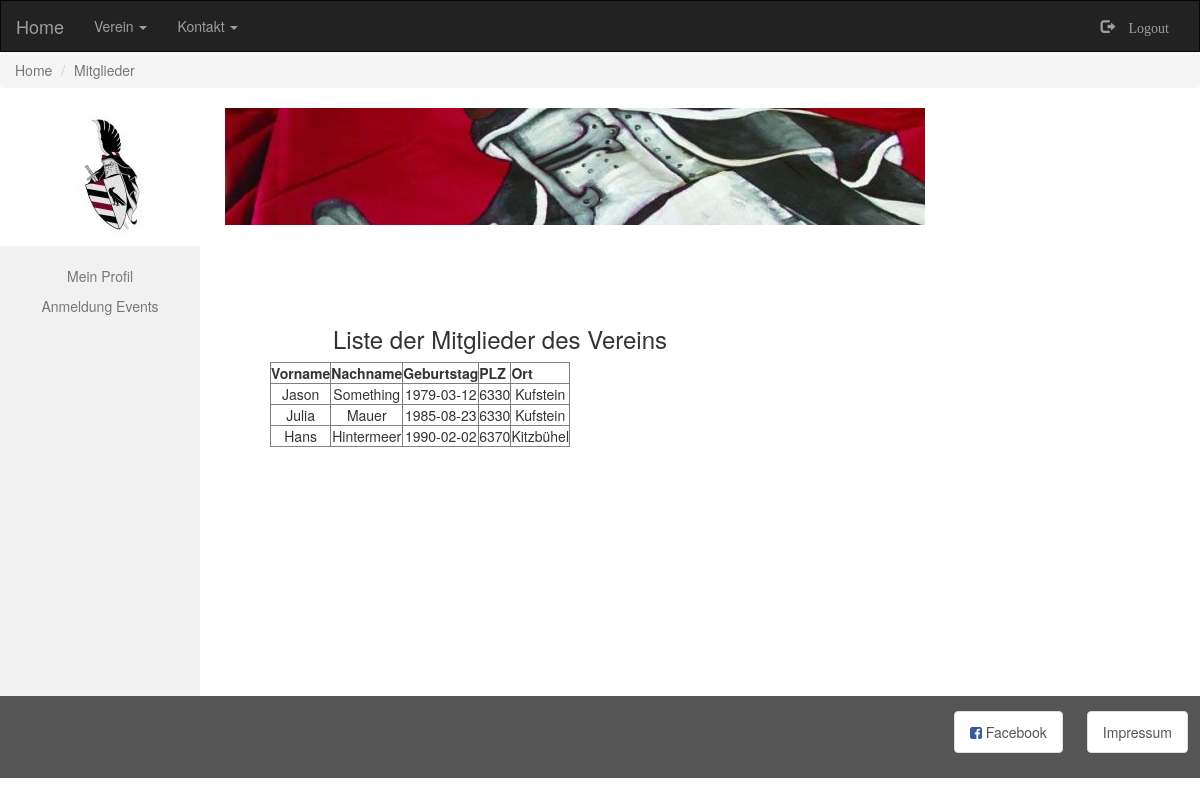
/mitglieder.php (signed in), run on the app's committed database.
### tables this page shows
CREATE TABLE `benutzer` (
  `userid` int(100) UNSIGNED NOT NULL,
  `fname` varchar(20) NOT NULL,
  `lname` varchar(20) NOT NULL,
  `username` varchar(20) NOT NULL,
  `userpassword` varchar(18) NOT NULL,
  `birthdate` date NOT NULL,
  `email` varchar(30) NOT NULL,
  `adress` varchar(50) NOT NULL,
  `plz` int(10) UNSIGNED NOT NULL,
  `ort` varchar(20) NOT NULL,
  `funktion` varchar(100) NOT NULL,
  `skills` varchar(100) NOT NULL,
  `interests` varchar(100) NOT NULL,
  `besucherid` int(11) DEFAULT NULL,
  `anumber` varchar(5) NOT NULL
);

### mitglieder.php (the view, shortened to what this page needs)
<?php
if (isset($_SESSION["username"])) {
include('php'.DIRECTORY_SEPARATOR.'nav_logout.php'); ?>
<ol class="breadcrumb">
    <li class="active">Home</li>
    <li><a href="#">Mitglieder</a></li>
</ol>
<?php
include('php'.DIRECTORY_SEPARATOR.'header.php')
?>
<div class="container-fluid text-center">
    <div class="row content">
        <div class="col-xs-2 sidenav">
            <p><a href="profile.php" id="navlink">Mein Profil</a></p>
            <p><a href="events.php" id="navlink">Anmeldung Events</a></p>
        </div>
        <div class="col-xs-6 text-left">
            <br>
            <br>
            <br>
            <?php
            include(__DIR__.'/database/dbNewConnection.php');
            $query = "SELECT fname,lname,birthdate,plz,ort
          FROM benutzer;";
            $results = mysqli_query($connection, $query) or die('Abfrage konnte nicht verarbeitet werden');
            ?>
            <!DOCTYPE html>
            <html lang="de">
            <head>
            </head>
            <body>
            <section>
                <div class="container-fluid text-center">
                    <h3>Liste der Mitglieder des Vereins</h3>
                    <ul>
                        <?php
                        $db_link = mysqli_connect('127.0.0.1', 'root','','rabenbund');
                        $db_erg = mysqli_query( $db_link, $query );
                        if ($results->num_rows > 0) {
                            echo "<table border =1><tr><th>Vorname   </th><th>Nachname   </th><th>Geburtstag   </th><th>PLZ   </th><th>Ort   </th></tr>";
                            while ($zeile = mysqli_fetch_array($db_erg, 1)) {
                                echo "<tr>";
                                echo "<td>" . $zeile['fname'] . "</td>";
                                echo "<td>" . $zeile['lname'] . "</td>";
                                echo "<td>" . $zeile['birthdate'] . "</td>";
                                echo "<td>" . $zeile['plz'] . "</td>";
                                echo "<td>" . $zeile['ort'] . "</td>";
                                echo "</tr>";
                            }
                            echo "</table>";
                        }else{
                            echo "0 results";
                        }
                        ?>
                    </ul>
                </div>
            </section>
            </body>
            </html>
        </div>
    </div>
</div>
<?php
include('php'.DIRECTORY_SEPARATOR.'footer.php')
?>
    <?php
} else {
    header('location: bitteeinloggen.php');
}
?>

### css/main.css (style rules this page uses)
.row.content { height: 450px; }
.sidenav { padding-top: 20px; background-color: #f1f1f1; height: 100%; }
a { color: #777; }

### data on the page
benutzer: fname "Jason", lname "Something", birthdate "1979-03-12", plz "6330", ort "Kufstein"
benutzer: fname "Julia", lname "Mauer", birthdate "1985-08-23", plz "6330", ort "Kufstein"
benutzer: fname "Hans", lname "Hintermeer", birthdate "1990-02-02", plz "6370", ort "Kitzbühel"
